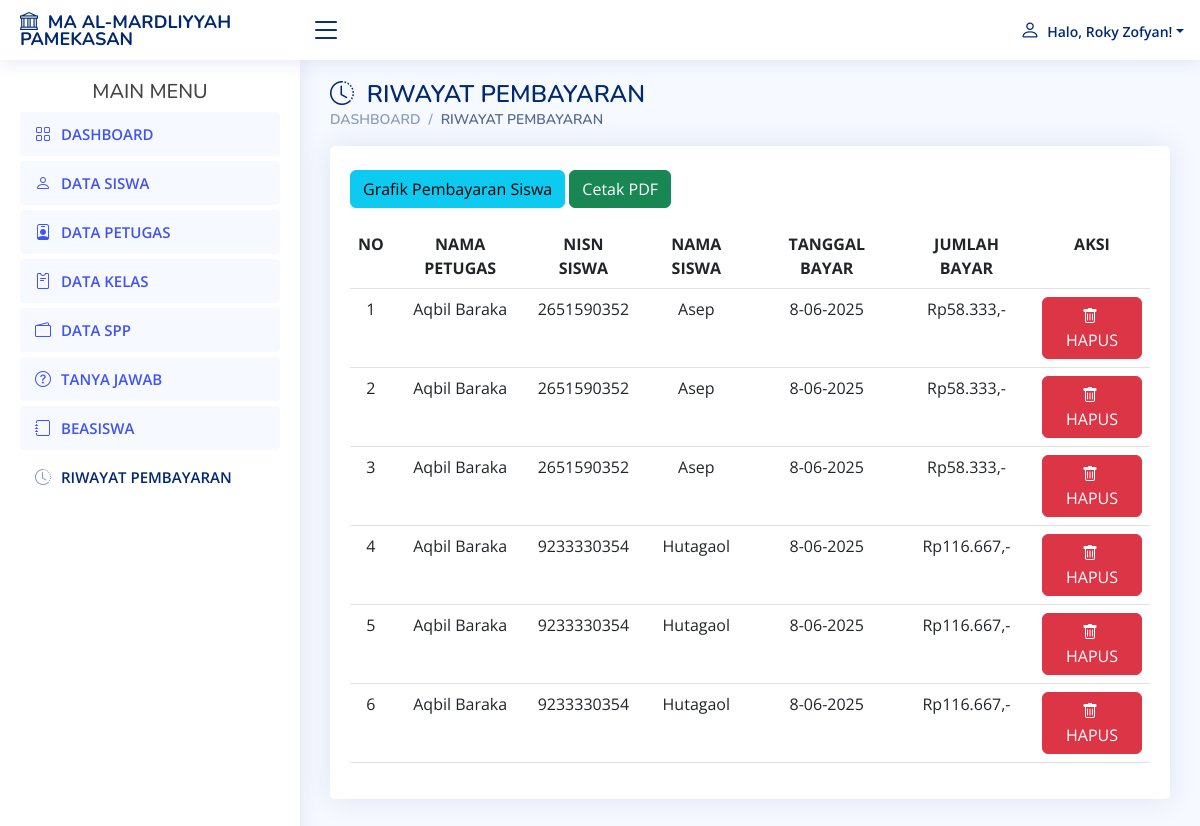
The app's page /admin/riwayatpembayaran.php (signed in) with its own data.
### tables this page shows
CREATE TABLE `petugas` (
  `id_petugas` int(11) NOT NULL,
  `username` varchar(25) NOT NULL,
  `password` varchar(32) NOT NULL,
  `nama_petugas` varchar(35) NOT NULL,
  `level` enum('admin','petugas') NOT NULL,
  `foto` varchar(255) NOT NULL
);

CREATE TABLE `pembayaran` (
  `id_pembayaran` int(11) NOT NULL,
  `id_petugas` int(11) NOT NULL,
  `nisn` varchar(10) NOT NULL,
  `tgl_bayar` int(7) NOT NULL,
  `bulan_dibayar` varchar(15) NOT NULL,
  `tahun_dibayar` varchar(4) NOT NULL,
  `id_spp` int(11) NOT NULL,
  `jumlah_bayar` int(11) NOT NULL,
  `angsuran` int(11) DEFAULT NULL,
  `status` enum('paid','unpaid') NOT NULL DEFAULT 'paid',
  `payment_type` varchar(255) NOT NULL
);

CREATE TABLE `siswa` (
  `nisn` varchar(10) NOT NULL,
  `nis` varchar(50) NOT NULL,
  `username` varchar(50) NOT NULL,
  `password` varchar(50) NOT NULL,
  `nama` varchar(35) NOT NULL,
  `id_kelas` int(11) NOT NULL,
  `alamat` text NOT NULL,
  `no_telp` varchar(13) NOT NULL,
  `id_spp` int(11) NOT NULL,
  `foto` varchar(255) NOT NULL,
  `nama_ortu` varchar(255) NOT NULL,
  `pengajuan_baru` tinyint(4) NOT NULL DEFAULT 0
);

### admin/riwayatpembayaran.php (the view, shortened to what this page needs)
<?php
require "../db.php";
?>
<!DOCTYPE html>
<html lang="en">
<head>
    <?php include 'aset.php'; ?>
</head>
<body>
    <?php require "atas.php"; ?>
    <?php require "menu.php"; ?>
    <main id="main" class="main">
        <div class="pagetitle">
            <h1><i class="bi bi-clock-history"></i>&nbsp; RIWAYAT PEMBAYARAN</h1>
            <nav>
                <ol class="breadcrumb">
                    <li class="breadcrumb-item"><a href="index.php">DASHBOARD</a></li>
                    <li class="breadcrumb-item active">RIWAYAT PEMBAYARAN</li>
                </ol>
            </nav>
        </div>
        <section class="section">
            <div class="row">
                <div class="col-lg-12">
                    <div class="card">
                        <div class="card-body">
                            <br>
                            <a href="grafik.php" class="btn btn-info mb-3">Grafik Pembayaran Siswa</a>
                            <table class="table datatable">
                                <?php if (isset($_SESSION["admin"])) { ?>
                                    <a href="cetak2.php" class="btn btn-success mb-3">Cetak PDF</a>
                                <?php } ?>
                                <tr>
                                    <th><center>NO</center></th>
                                    <th><center>NAMA PETUGAS</center></th>
                                    <th><center>NISN SISWA</center></th>
                                    <th><center>NAMA SISWA</center></th>
                                    <th><center>TANGGAL BAYAR</center></th>
                                    <th><center>JUMLAH BAYAR</center></th>
                                    <?php if (isset($_SESSION["admin"]) || isset($_SESSION["petugas"])) { ?>
                                        <th><center>AKSI</center></th>
                                    <?php } ?>
                                </tr>
                                <?php
                                $no = 0;
                                $sql = mysqli_query($kon, "SELECT * FROM pembayaran ORDER BY id_pembayaran DESC");
                                while ($gb = mysqli_fetch_array($sql)) {
                                    $no++;
                                ?>
                                    <tr class="text-center">
                                        <td><?= $no ?></td>
                                        <td>
                                            <?php
                                            $kue_petugas = mysqli_query($kon, "SELECT * FROM petugas WHERE id_petugas = " . $gb["id_petugas"]);
                                            $pts = mysqli_fetch_array($kue_petugas);
                                            echo $pts['nama_petugas'];
                                            ?>
                                        </td>
                                        <td><?= $gb["nisn"] ?></td>
                                        <td>
                                            <?php
                                            $kue_siswa = mysqli_query($kon, "SELECT * FROM siswa WHERE nisn = " . $gb["nisn"]);
                                            $siswa = mysqli_fetch_array($kue_siswa);
                                            echo $siswa['nama'];
                                            ?>
                                        </td>
                                        <td><?= $gb["tgl_bayar"] ?>-<?= $gb["bulan_dibayar"] ?>-<?= $gb['tahun_dibayar'] ?></td>
                                        <td>Rp<?= number_format($gb["jumlah_bayar"], 0, "", ".") ?>,-</td>
                                        <td>
                                            <button type="button" data-bs-toggle="modal" data-bs-target="#hapusData<?= $gb["id_pembayaran"] ?>" class="btn btn-danger"><i class="bi bi-trash"></i>&nbsp; HAPUS</button>
                                        </td>
                                    </tr>
                                <?php } ?>
                            </table>
                        </div>
                    </div>
                </div>
            </div>
        </section>
    </main>
</body>
</html>

### admin/atas.php (shortened to what this page needs)
<header id="header" class="header fixed-top d-flex align-items-center">
    <div class="d-flex align-items-center justify-content-between">
      <a href="index.php" class="logo d-flex align-items-center">
        <span class="d-none d-lg-block" style="font-size: 18px;"><i class="bi bi-bank"></i>&nbsp; MA AL-MARDLIYYAH PAMEKASAN</span>
      </a>
      <i class="bi bi-list toggle-sidebar-btn"></i>
    </div>
    <nav class="header-nav ms-auto">
      <ul class="d-flex align-items-center">
        <li class="nav-item dropdown pe-3">
          <a class="nav-link nav-profile d-flex align-items-center pe-0" href="#" data-bs-toggle="dropdown">
          <?php
            require "../db.php";
            $nisn = $_SESSION["admin"];
            $query = "SELECT nama_petugas FROM petugas WHERE id_petugas = ?";
            $stmt = mysqli_prepare($kon, $query);
            mysqli_stmt_bind_param($stmt, "s", $nisn);
            mysqli_stmt_execute($stmt);
            $result = mysqli_stmt_get_result($stmt);
            $row = mysqli_fetch_assoc($result);
            if ($row) {
                $nama_petugas = $row['nama_petugas'];
            } else {
                $nama_petugas = 'Petugas Tidak Ditemukan';
            }
            ?>            <span class="d-none d-md-block dropdown-toggle ps-2"><i style="font-size: 20px" class="bi bi-person"></i>&nbsp; Halo, <?= htmlspecialchars($nama_petugas) ?>!</span>
          </a>
        </li>
      </ul>
    </nav>
  </header>

### assets/css/style.css (style rules this page uses)
:root { scroll-behavior: smooth; }
body { font-family: "Open Sans", sans-serif; background: #f6f9ff; color: #444444; }
a { color: #4154f1; text-decoration: none; }
h1, h2, h3, h4, h5, h6 { font-family: "Nunito", sans-serif; }
#main { margin-top: 60px; padding: 20px 30px; transition: all 0.3s; }
.pagetitle { margin-bottom: 10px; }
.pagetitle h1 { font-size: 24px; margin-bottom: 0; font-weight: 600; color: #012970; }
.card { margin-bottom: 30px; border: none; border-radius: 5px; box-shadow: 0px 0 30px rgba(1, 41, 112, 0.1); }
.card-body { padding: 0 20px 20px 20px; }
.breadcrumb { font-size: 14px; font-family: "Nunito", sans-serif; color: #899bbd; font-weight: 600; }
.breadcrumb a { color: #899bbd; transition: 0.3s; }
.breadcrumb .breadcrumb-item::before { color: #899bbd; }
.breadcrumb .active { color: #51678f; font-weight: 600; }
.logo { line-height: 1; }
@media (min-width: 1200px) { .logo { width: 280px; } }
.logo span { font-size: 26px; font-weight: 700; color: #012970; font-family: "Nunito", sans-serif; }
.header { transition: all 0.5s; z-index: 997; height: 60px; box-shadow: 0px 2px 20px rgba(1, 41, 112, 0.1); background-color: #fff; padding-left: 20px; }
.header .toggle-sidebar-btn { font-size: 32px; padding-left: 10px; cursor: pointer; color: #012970; }
.header-nav ul { list-style: none; }
.header-nav>ul { margin: 0; padding: 0; }
.header-nav .nav-profile { color: #012970; }
.header-nav .nav-profile span { font-size: 14px; font-weight: 600; }
@media (min-width: 1200px) { #main, #footer { margin-left: 300px; } }

### records on screen
petugas: nama_petugas "Roky Zofyan"
pembayaran: id_petugas.nama_petugas "Aqbil Baraka", nisn "2651590352", nisn.nama "Asep", tgl_bayar "8", bulan_dibayar "06", tahun_dibayar "2025", jumlah_bayar "58.333"
pembayaran: id_petugas.nama_petugas "Aqbil Baraka", nisn "2651590352", nisn.nama "Asep", tgl_bayar "8", bulan_dibayar "06", tahun_dibayar "2025", jumlah_bayar "58.333"
pembayaran: id_petugas.nama_petugas "Aqbil Baraka", nisn "2651590352", nisn.nama "Asep", tgl_bayar "8", bulan_dibayar "06", tahun_dibayar "2025", jumlah_bayar "58.333"
pembayaran: id_petugas.nama_petugas "Aqbil Baraka", nisn "9233330354", nisn.nama "Hutagaol", tgl_bayar "8", bulan_dibayar "06", tahun_dibayar "2025", jumlah_bayar "116.667"
pembayaran: id_petugas.nama_petugas "Aqbil Baraka", nisn "9233330354", nisn.nama "Hutagaol", tgl_bayar "8", bulan_dibayar "06", tahun_dibayar "2025", jumlah_bayar "116.667"
pembayaran: id_petugas.nama_petugas "Aqbil Baraka", nisn "9233330354", nisn.nama "Hutagaol", tgl_bayar "8", bulan_dibayar "06", tahun_dibayar "2025", jumlah_bayar "116.667"
